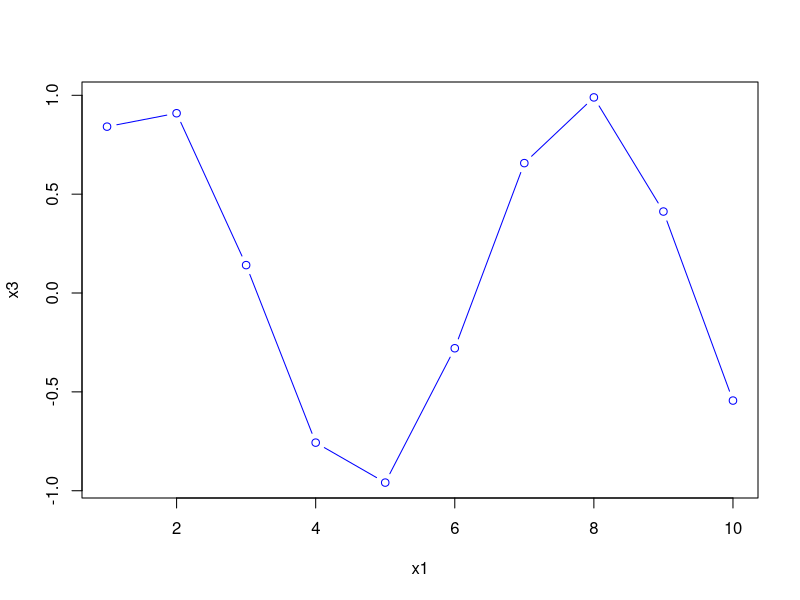
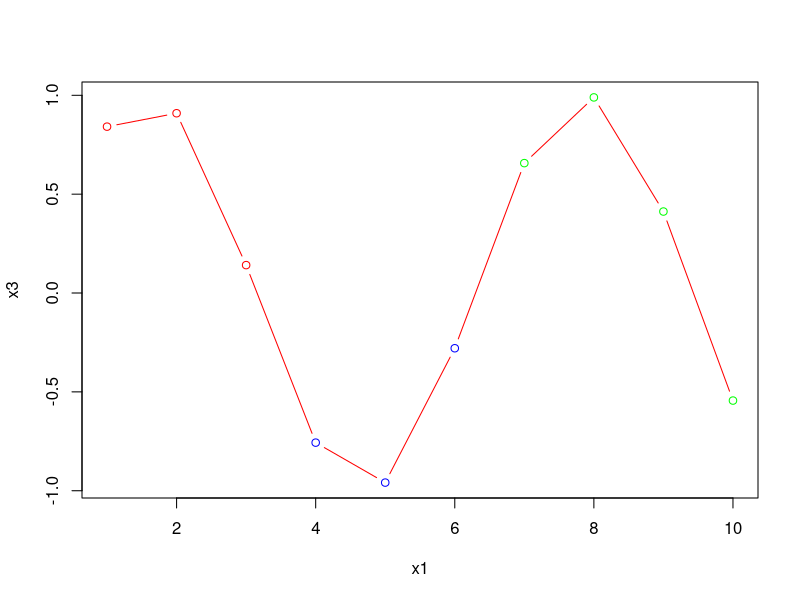
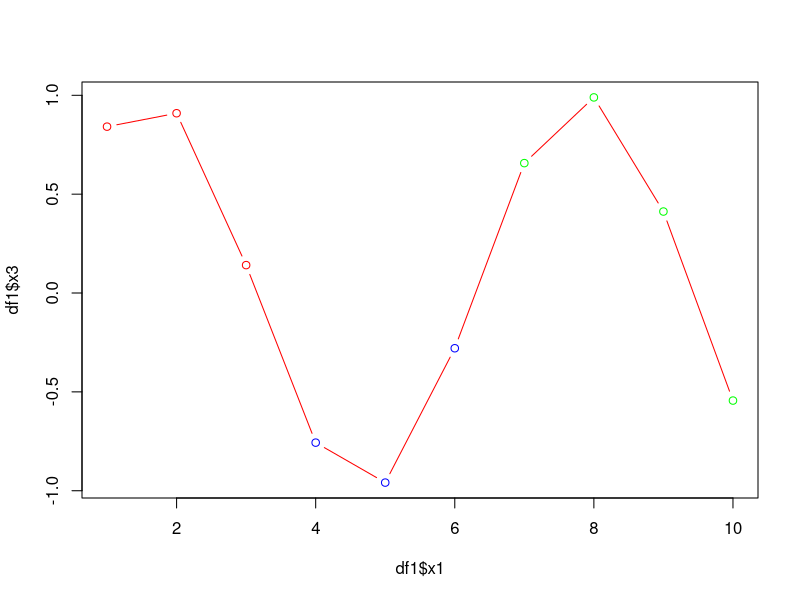
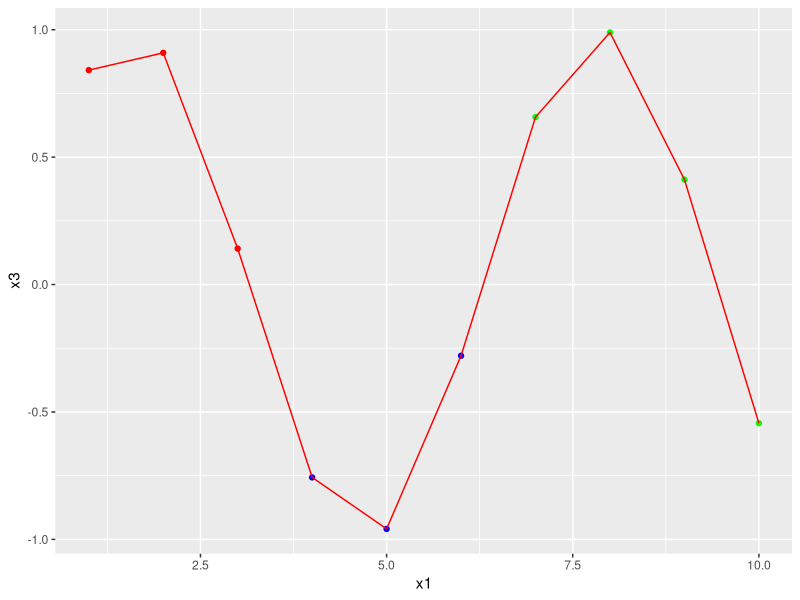

Write the R code that produced these figures, in order.
# ----------------------------------
# MODULE 02 - R code
# ----------------------------------
# Getting started with R code

# Type in simple commands
# using the Console as an online calculator

1+1
2^3
pi
log(2.5)

# create "containers" for data
# create and utilize data by assigning
# them to objects - stored in local environment

a <- 1+1
a

a^3
b <- a^3
b

# create 3 vectors and store them

x1 <- c(1,2,3,4,5,6,7,8,9,10)
x2 <- x1*4
x3 <- sin(x1)

# make a plot

plot(x1,x3,type="b",col="blue")

# add a vector of colors

x4 <- c("red","red","red","blue","blue","blue",
        "green","green","green","green")

plot(x1,x3,type="b",col=x4)

# combine the vectors
# 4 vectors - each with 10 elements
# let's create a "data frame"

df1 <- data.frame(x1,x2,x3,x4)

# View the data frame

# selectors to choose data elements
# either individually or by row or column

# select the 5th element of x2
x2[5]

# select the 8th element of x4
x4[8]

# in the data frame, select the element
# at row 4, column 2
df1[4,2]

# select the 6th row of df1
df1[6,]

# select the 3rd column of df1
df1[,3]

# list variable names in df1
names(df1)

# ANOTHER way to select 3rd column of df1
# by the variable name "x3"
df1$x3

# use this approach to redo the plot we did above
# but now I'm referencing columns INSIDE the df1
plot(df1$x1, df1$x3, type="b", col = df1$x4)

# load tidyverse package - which includes
# dplyr, ggplot2 and other useful packages
library(tidyverse)

# use the dplyr approach to select a column
# by the variable name - using the pipe
# syntax from dplyr using the %>% symbol
df1 %>%
  select(x3)

# ggplot2 approach
ggplot(df1, aes(x=x1, y=x3)) +
  geom_point(colour = x4) + 
  geom_line(colour = "red")

